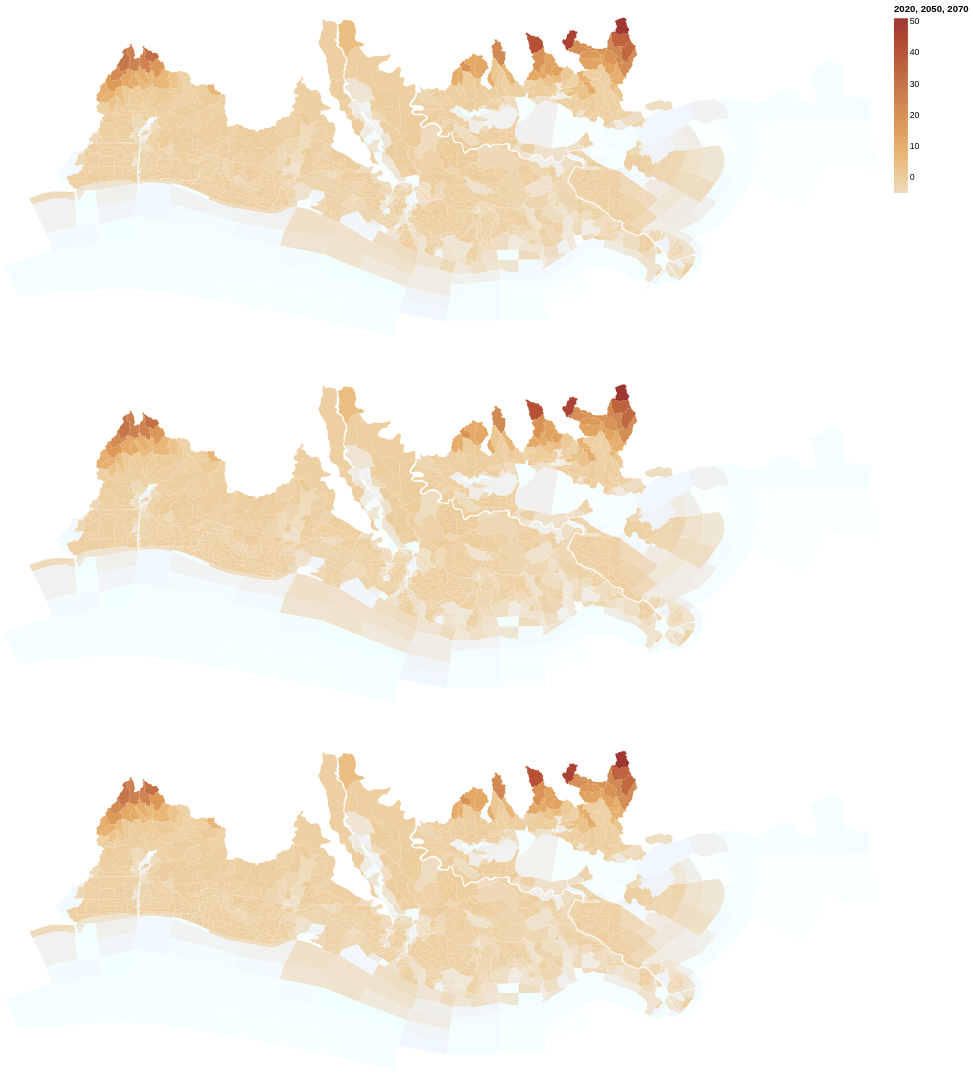

Write notebook code for a chart like this one.
### Code cell
import altair as alt
import json

GRID = "/ocean/projects/bcs200002p/shared/grids/hydro_compartment_v001.json"

with open(GRID, "r") as grid:
    topojson = json.load(grid)

value_columns = ["2020", "2050", "2070"]
chart = (
    alt.Chart(alt.Data(values=topojson, format=alt.DataFormat(feature="hydro_compartment_v001", type="topojson")))
        .mark_geoshape()
        .encode(
            alt.Color(
                alt.repeat("row"),
                type="quantitative",
                scale=alt.Scale(domainMin=-5, scheme="browns")
            ),
            alt.Tooltip(alt.repeat("row")),
        )
        .transform_lookup(lookup="id", from_=alt.LookupData(mins_df, "fid", value_columns))
        .properties(width=1000, height=400)
        .project(type="identity", reflectY=True)
        .repeat(row=value_columns)
)
chart
